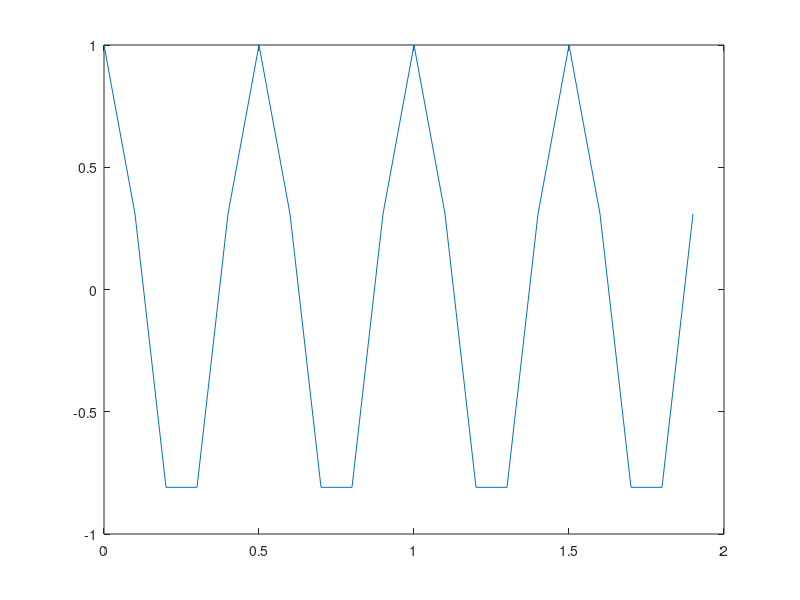
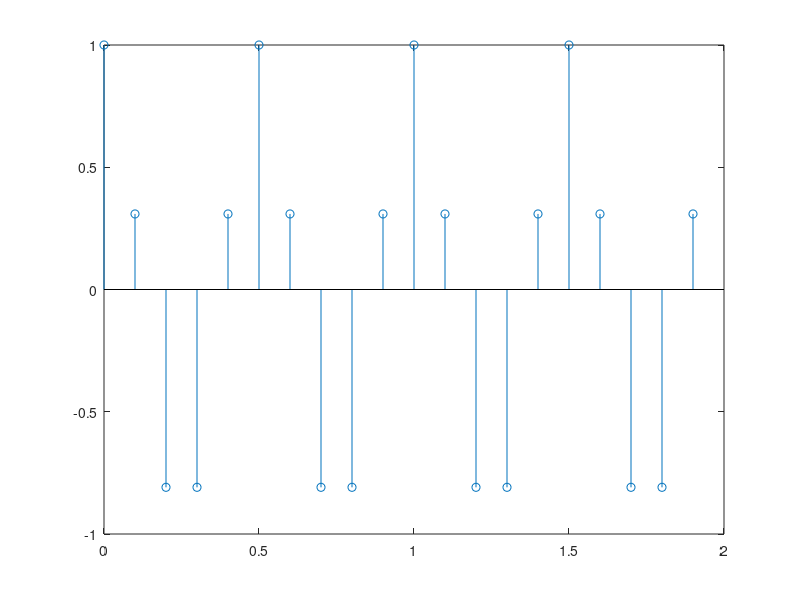
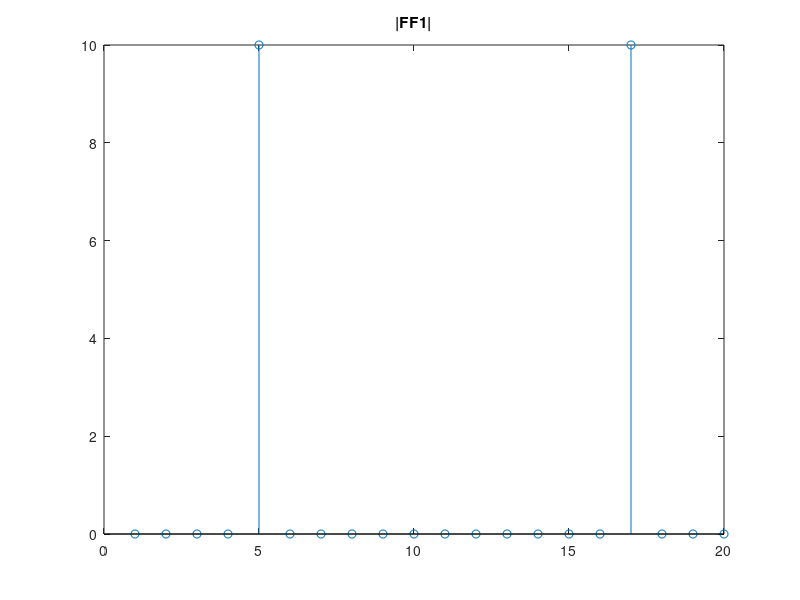
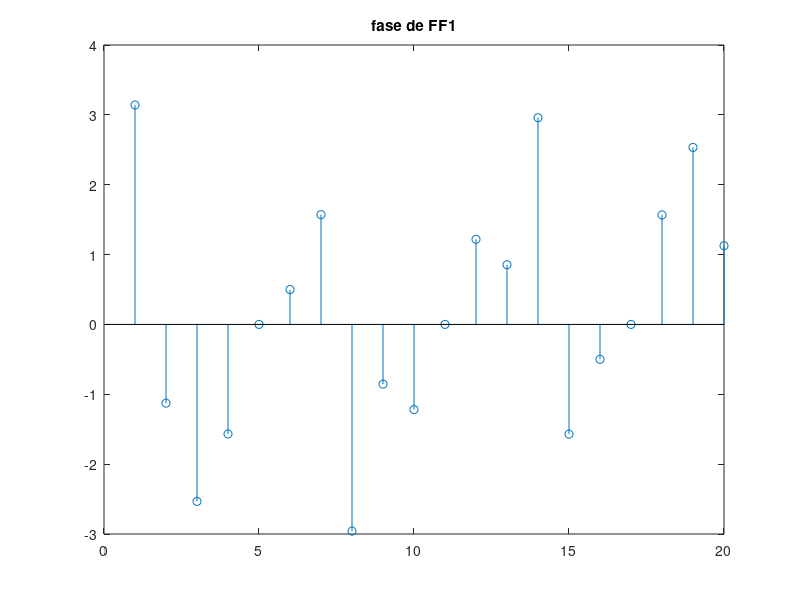

The MATLAB script that drew these images, in order:
%cerrando ventanas viejas:
close all;
%ejemplos de llenado de valores de arreglos:
S1=[10i,9,8,7,6,5,4,3,2,1];
M1=[1+2i,2;3 4];
t=0:0.01:1;
t2=linspace(0,1,100);
%Comenzamos el programa para FFT
%Primero llenamos una secuencia con los valores de t en los que 
%queremos evaluar cos(t);
%DeltaT se refiere al tiempo que transcurre entre medicion y medicion
%Consideremos que esta en segundos
DeltaT=0.1;
%tiempo final
tf=2;
t=0:DeltaT:tf-DeltaT;
%f es la frecuencia de la se?al discretizada en ciclos/unidad de tiempo
%ciclos/segundo[=] Hertz
f=2;
%w es la frecuencia angular [=] rad/unidad de tiempo
%en este caso rad/segundo
w=2*pi*f;
%
f1=cos(w*t);
%grafica los valores de las secuencias pintando una curva suave
%entre puntos
plot(t,f1);
%pidiendo una nueva ventana para graficas
figure();
%graficando en forma de secuencia
stem(t,f1);
%Calculando la transformada de Fourier (Serie discreta de Fourier)
FF1=fft(f1);
figure();
%graficando la norma de la FFT
stem(abs(FF1));
title('|FF1|');
%graficando la fase de la FFT
figure();
stem(angle(FF1));
title('fase de FF1');
%las unidades de frecuencia est?n en ciclos por tiempo completo de medici?n